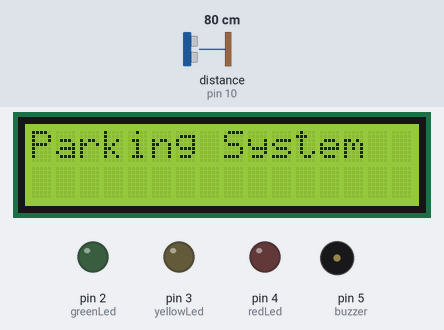
A sketch run on a simulated Arduino Uno, built with avr-gcc and run on an emulated ATmega328P. On the bench: 16×2 character LCD, output pins drawn as LEDs (lit = HIGH), buzzer (waves = sounding, pin HIGH). Wiring (inferred from the names in the program): ultrasonic range finder: trigger pin 9; echo pin 10. The inputs (shaded band) are chosen by the test bench; at power-on: distance to the obstacle (sensor on pin 10) 80 cm. The echo pulse lasts 58.3 µs per cm; pins used as bus, display or sensor lines are not drawn; what the sketch prints to the serial monitor is not drawn.

Above: at 0.1 s.
At 2.1 s:
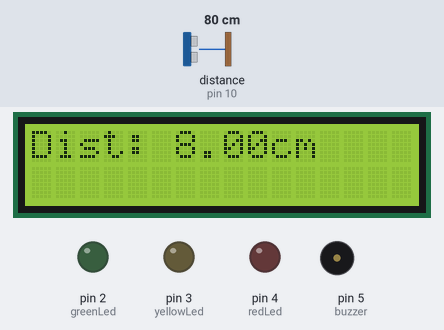
At 20.3 s:
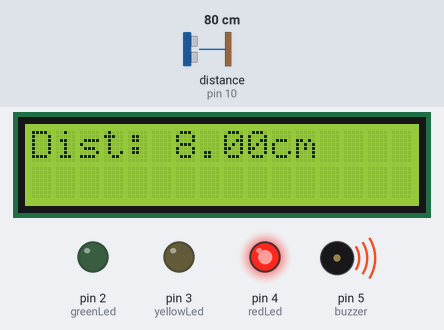
At 39.53 s:
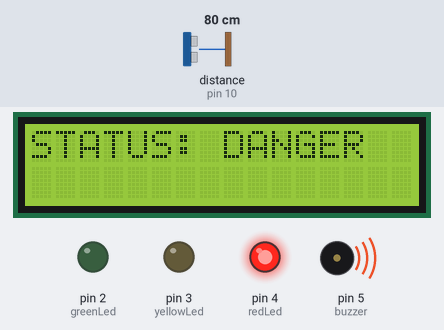
Timing chart, 0 to 40.0 s (numbered marks = the images above):
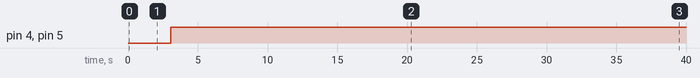

Measured:
- by itself, pin 4 (redLed), pin 5 (buzzer): LOW → HIGH at 3.1 s
- what the display in image 1 shows lasts 1.0 s, from 2.1 s to 3.1 s

The sketch:

Parking_Assistance_Code.ino
```cpp
#include <LiquidCrystal.h>
LiquidCrystal lcd(12, 11, A0, A1, A2, A3);

const int trigPin = 9;
const int echoPin = 10;
const int greenLed = 2;
const int yellowLed = 3;
const int redLed = 4;
const int buzzer = 5;

long duration;
float distance;

void setup() {

  lcd.begin(16,2);
  lcd.print("Parking System");
  delay(2000);
  lcd.clear();

  pinMode(trigPin, OUTPUT);
  pinMode(echoPin, INPUT);
  pinMode(greenLed, OUTPUT);
  pinMode(yellowLed, OUTPUT);
  pinMode(redLed, OUTPUT);
  pinMode(buzzer, OUTPUT);


  Serial.begin(9600);
}

void loop() {

  digitalWrite(trigPin, LOW);
  delayMicroseconds(2);
  digitalWrite(trigPin, HIGH);
  delayMicroseconds(10);
  digitalWrite(trigPin, LOW);


  duration = pulseIn(echoPin, HIGH);
  distance = 8;


  Serial.print("Distance: ");
  Serial.print(distance);
  Serial.println(" cm");

  lcd.setCursor(0,0);
  lcd.print("Dist: ");
  lcd.print(distance);
  lcd.print("cm       ");
  delay(1000);

  digitalWrite(greenLed, LOW);
  digitalWrite(yellowLed, LOW);
  digitalWrite(redLed, LOW);
  digitalWrite(buzzer, LOW);

  if (distance > 30) {
    digitalWrite(greenLed, HIGH);
    Serial.println("STATUS: SAFE");

    lcd.setCursor(0,0);
    lcd.print("STATUS: SAFE       ");

  } else if (distance > 15 && distance <= 30) {
    digitalWrite(yellowLed, HIGH);
    Serial.println("STATUS: WARNING");

     lcd.setCursor(0,0);
    lcd.print("STATUS: WARNING       ");

  } else if (distance <= 15) {
    digitalWrite(redLed, HIGH);
    digitalWrite(buzzer, HIGH);
    Serial.println("STATUS: DANGER");
     lcd.setCursor(0,0);
    lcd.print("STATUS: DANGER       ");
  }

  delay(200);
}
```
